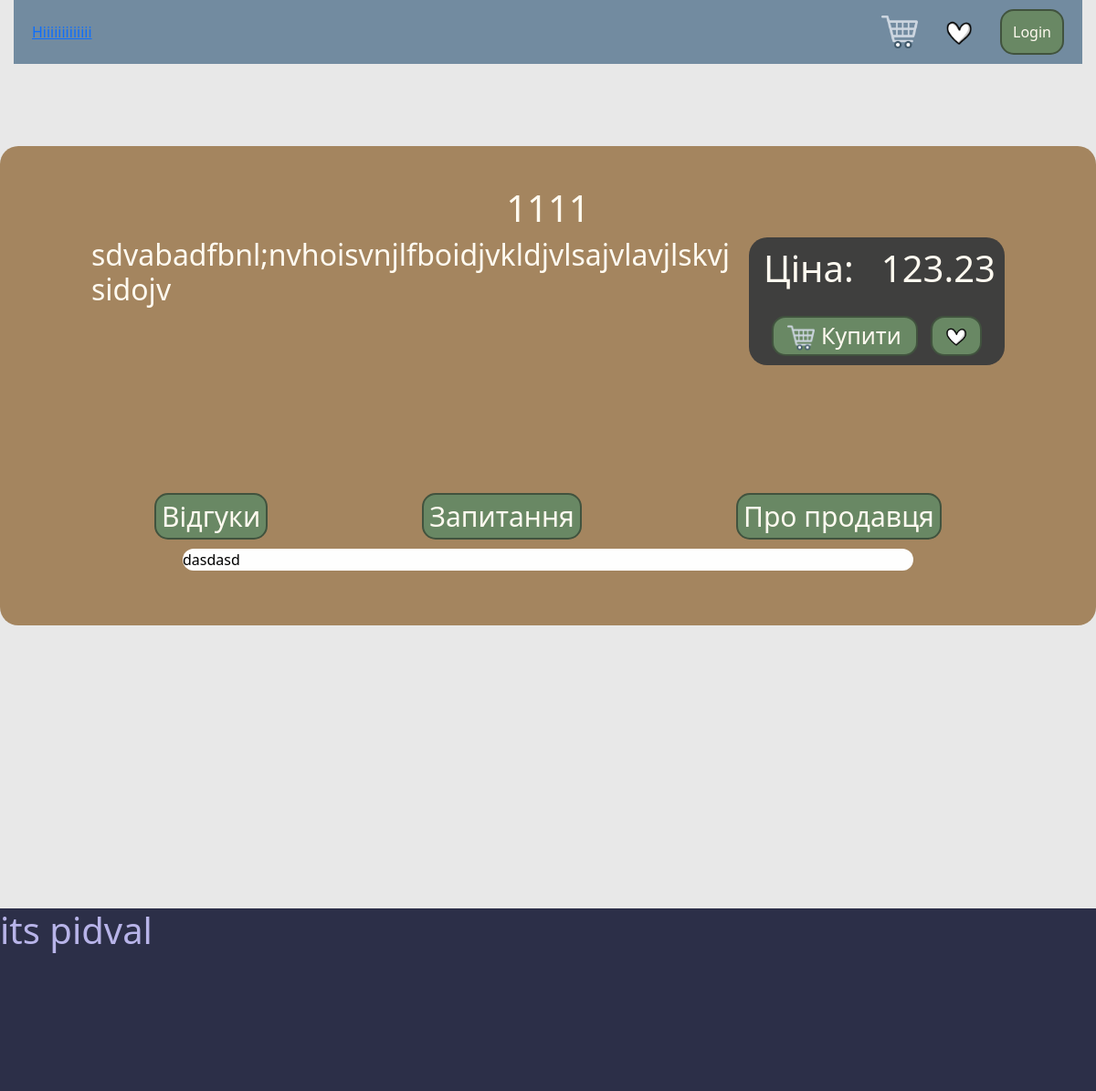
Page /item/10 on the committed database.
### tables this page shows
CREATE TABLE products(id INTEGER PRIMARY KEY AUTOINCREMENT, name_product TEXT, info_for_product TEXT, price REAL, main_img TEXT, dop_img1 TEXT, dop_img2 TEXT);

### routes/home.py (the view)
@home_bp.route('/item/<int:item_id>')
def item(item_id):
    item = get_order_details(item_id)
    return render_template('item.html', item=item)

### models.py (called while the page is built)
def get_conect_bd():
    conn = sqlite3.connect('Flask/my_database.sqlite')
    conn.row_factory = sqlite3.Row
    return conn

def get_order_details(item_id):
    conn = get_conect_bd()
    item = conn.execute('SELECT * FROM products WHERE id = ?', (item_id,)).fetchone()
    conn.close()
    return item

### templates/item.html (shortened to what this page needs)
{% extends 'home.html' %}
{% block content %}
<div class="item">
    <div class="itembg" style="padding-top: 20px;">
        <div style="margin: 0 auto; max-width: 600px;">
            <div class="itemimg">
            </div>
        </div>
        <div>
            <h1 style="text-align: center;">{{ item.name_product }}</h1>
            <div style="display: flex; max-width: 1000px; margin: 0 auto;">
                <div class="itemtext" style="width: 700px;">
                    <h2>{{ item.info_for_product }}</h2>
                </div>
                <div style="background-color: #3a3b3df2; margin-left: 20px; width: 300px; height: 140px; border-radius: 20px; padding: 10px;">
                    <div style="display: flex;">
                        <h3 style="font-size: 40px; margin-left: 6px;">Ціна: </h3>
                        <p style="align-content: center; font-size: 30px; font-weight: 700; margin: 10px auto 0;"><h1> {{ item.price }}</h1></p>
                    </div>
                    <div style="display: flex; justify-content: space-evenly; margin-top: 20px;">
                        <form action="{{ url_for('basket_bp.add_to_basket', item_id=item.id) }}" method="post">
                            <button type="submit" class="buttonregistr" style="font-size: 25px; width: 160px;">
                                <img src="{{ url_for('static', filename='img/basket.png') }}" style="width: 30px; height: 30px;"> Купити
                            </button>
                        </form>
                        <form action="{{ url_for('like_bp.add_to_like', item_id=item.id) }}" method="post">
                            <button type="submit" class="buttonregistr">
                                <img src="{{ url_for('static', filename='img/like.png') }}" style="width: 40px; height: 38px;">
                            </button>
                        </form>
                    </div>
                </div>
            </div>
        </div>
        <div>
            <div class="itembutton">
                <button class="buttonregistr" onclick="reviews()">Відгуки</button>
                <button class="buttonregistr" onclick="question()">Запитання</button>
                <button class="buttonregistr" onclick="info()">Про продавця</button>
            </div>
            <div style="margin: 10px 200px;">
                <div id="visible1">
                    <div class="reviews">
                        <p>dasdasd</p>
                    </div>
                </div>
            </div>
        </div>
    </div>
</div>
{% endblock %}

### static/css/base.css (style rules this page uses)
h1, h2, h3, h4, h5, h6 { color: #FFFAF0; }
p { margin-bottom: 0; color: black; }
.buttonregistr { background-color: #698864; border-radius: 15px; border: 2px solid #0d0d0d6e; color: #FFFAF0; transition: transform 0.2s ease-in-out; }
.item { max-width: 1400px; margin: 10px auto; }
.itembg { background-color: #7d4d10a1; height: auto; padding-bottom: 50px; border-radius: 20px; }
.itemimg { width: 800px; }
.itemtext { overflow-wrap: break-word; width: 1000px; margin: 0 auto; }
.itembutton { margin-top: 140px; font-size: 30px; display: flex; justify-content: space-evenly; }
.reviews { width: 1000px; background-color: #fefefe; border-radius: 20px; }
#visible1 { display: flex; }

### rows in the picture
products: name_product "1111", info_for_product "sdvabadfbnl;nvhoisvnjlfboidjvkldjvlsajvlavjlskvjsidojv", price "123.23"
